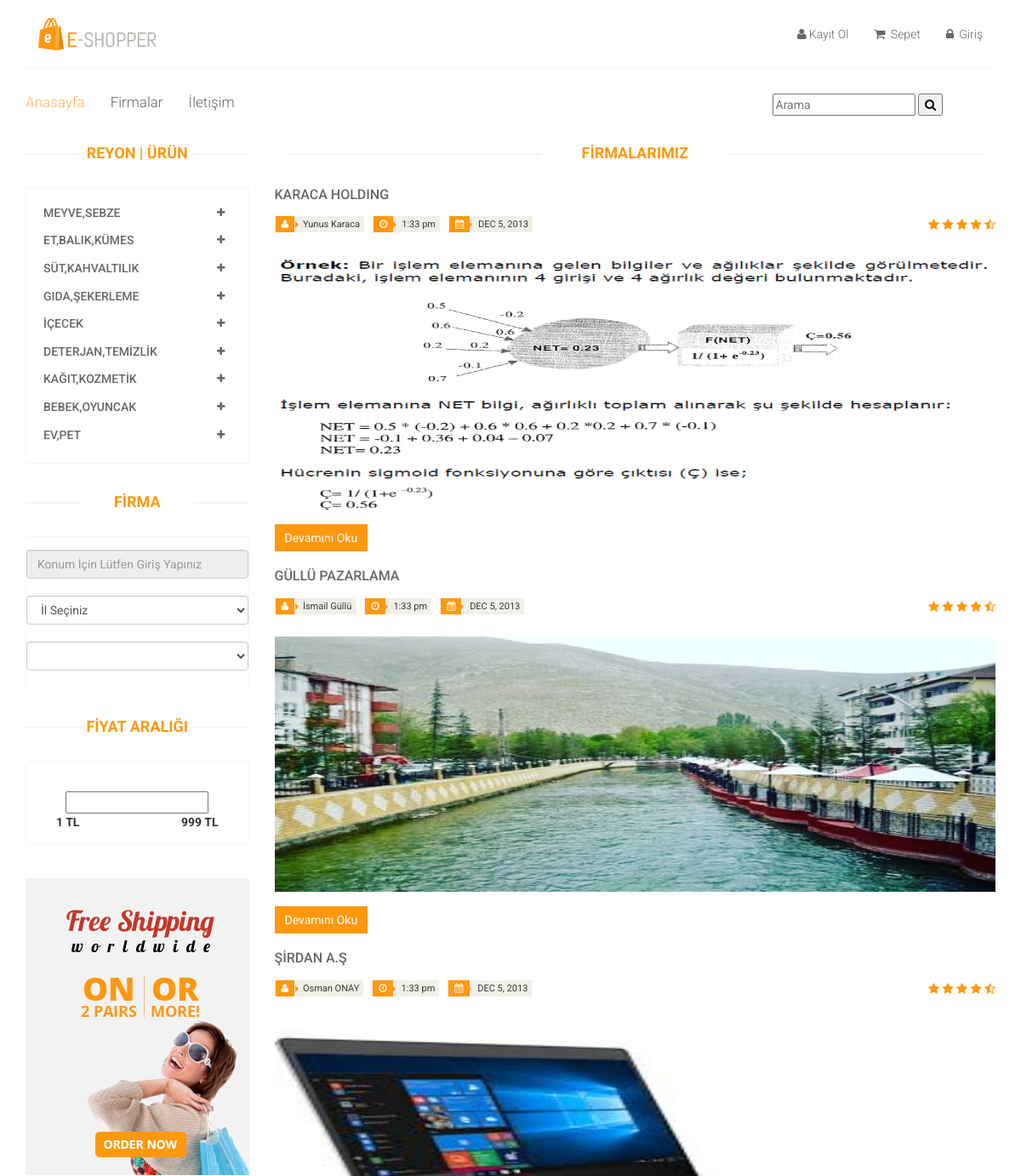
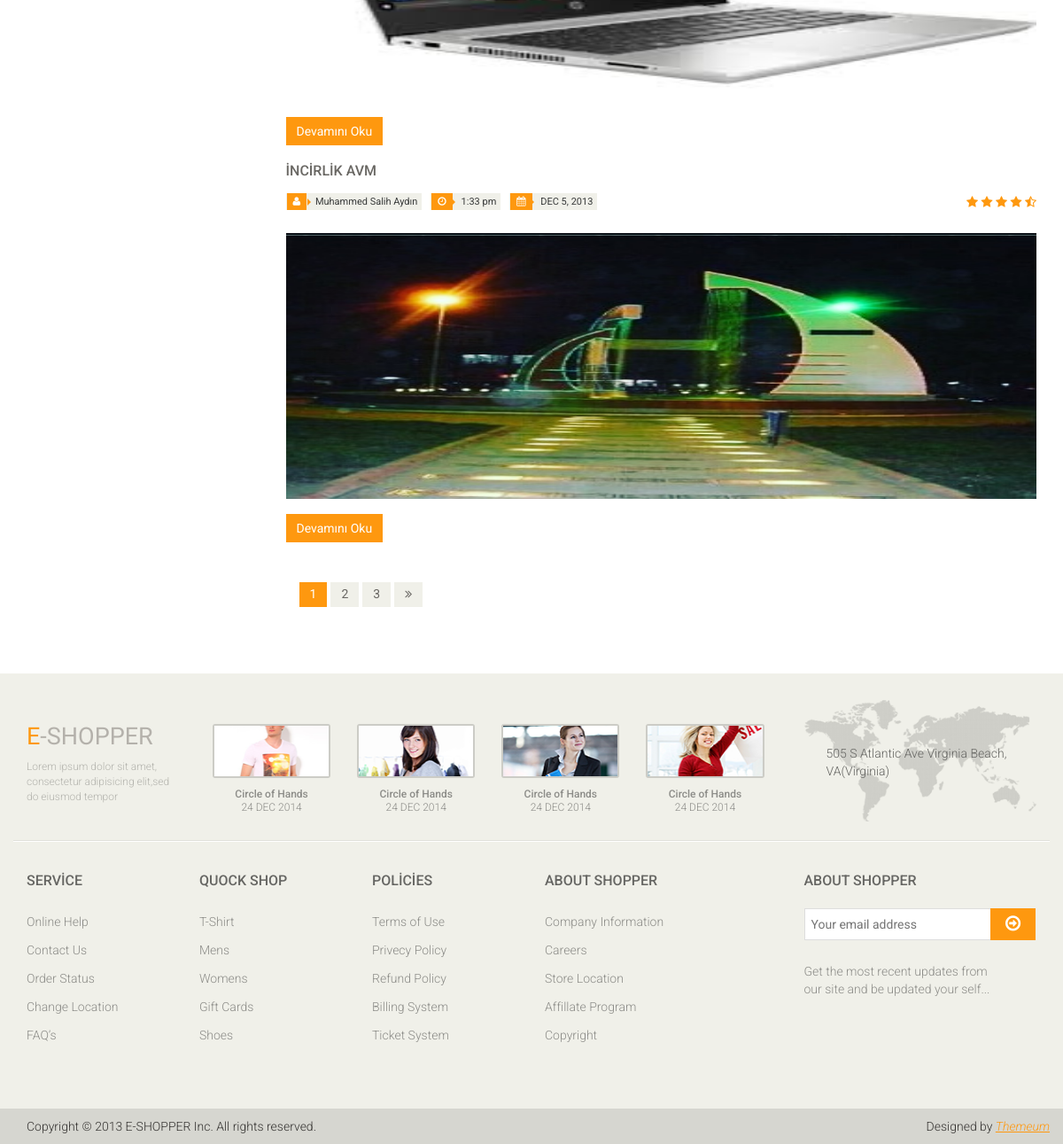
Screenshot of /blog.php with the database file from the repository (2 pictures, top to bottom).
### tables this page shows
CREATE TABLE `kategori` (
  `kategori_id` int(11) NOT NULL,
  `kategori_isim` varchar(50) NOT NULL,
  `kategori_ust` varchar(5) NOT NULL
);

CREATE TABLE `firma` (
  `firma_id` int(11) NOT NULL,
  `firma_isim` varchar(50) NOT NULL,
  `firma_yetkili` varchar(50) NOT NULL,
  `firma_hakkinda` varchar(1000) NOT NULL,
  `firma_iletisim` varchar(250) NOT NULL,
  `firma_resim` varchar(200) NOT NULL
);

### blog.php (the view, shortened to what this page needs)
<!DOCTYPE html>
<html lang="tr">
<head>
    <link href="css/bootstrap.min.css" rel="stylesheet">
    <link href="css/font-awesome.min.css" rel="stylesheet">
    <link href="css/prettyPhoto.css" rel="stylesheet">
    <link href="css/price-range.css" rel="stylesheet">
    <link href="css/animate.css" rel="stylesheet">
	<link href="css/main.css" rel="stylesheet">
	<link href="css/responsive.css" rel="stylesheet">
</head>
<body>
	<?php require_once("header.php"); ?>
	<section>
		<div class="container">
			<div class="row">
				<?php require_once("sidebar.php"); ?>
				<div class="col-sm-9">
					<div class="blog-post-area">
						<h2 class="title text-center">FİRMALARIMIZ</h2>
						<?php
                            $veri= $db->query("SELECT * FROM firma", PDO::FETCH_ASSOC);
                                foreach($veri as $row){
                                    $a=$row['firma_id'];
                        ?>
						<div class="single-blog-post">
							<h3><?php echo $row['firma_isim']; ?></h3>
							<div class="post-meta">
								<ul>
									<li><i class="fa fa-user"></i> <?php echo $row['firma_yetkili'] ?></li>
									<li><i class="fa fa-clock-o"></i> 1:33 pm</li>
									<li><i class="fa fa-calendar"></i> DEC 5, 2013</li>
								</ul>
								<span>
										<i class="fa fa-star"></i>
										<i class="fa fa-star"></i>
										<i class="fa fa-star"></i>
										<i class="fa fa-star"></i>
										<i class="fa fa-star-half-o"></i>
								</span>
							</div>
							<img src="admin_firma/<?php echo $row['firma_resim'];?>" style="width:100%; height: 300px;">
							<?php echo "<a href='blog-single.php?id=".$a."' class='btn btn-primary'>";?>Devamını Oku</a>
						</div>
						<?php
                        }
                        ?>
						<div class="pagination-area">
							<ul class="pagination">
								<li><a href="" class="active">1</a></li>
								<li><a href="">2</a></li>
								<li><a href="">3</a></li>
								<li><a href=""><i class="fa fa-angle-double-right"></i></a></li>
							</ul>
						</div>
					</div>
				</div>
			</div>
		</div>
	</section>
	<?php require_once("footer.php"); ?>
</body>
</html>

### header.php (shortened to what this page needs)
<header id="header">
		<div class="header-middle">
			<div class="container">
				<div class="row">
					<div class="col-sm-3">
						<div class="logo pull-left">
							<a href="index.php"><img src="images/home/logo.png" alt="" /></a>
						</div>
					</div>
					<div class="col-sm-9">
						<div class="shop-menu pull-right">
							<ul class="nav navbar-nav">
								<li><a href="#" data-toggle="modal" data-target="#exampleModal1">
									<i class="fa fa-user"></i>Kayıt Ol</a></li>
								<li><a href="#" data-toggle="modal" data-target="#exampleModal"><i class="fa fa-shopping-cart"></i> Sepet</a></li>
								<li><a href="#" data-toggle="modal" data-target="#exampleModal"><i class="fa fa-lock"></i> Giriş</a></li>
							</ul>
						</div>
					</div>
				</div>
			</div>
		</div>
		<div class="header-bottom">
			<div class="container">
				<div class="row">
					<div class="col-sm-9">
						<div class="mainmenu pull-left">
							<ul class="nav navbar-nav collapse navbar-collapse">
								<li><a href="index.php" class="active">Anasayfa</a></li>
								<li><a href="blog.php">Firmalar</a></li>
								<li><a href="contact-us.php">İletişim</a></li>
							</ul>
						</div>
					</div>
					<div class="col-sm-3">
						<form action="arama.php" method="get">
							<input type="text" name="ara" placeholder="Arama"/>
							<button type="submit" name="btn_ara"><i class="fa fa-search"></i></button>
						</form>
					</div>
				</div>
			</div>
		</div>
	</header>

### sidebar.php (shortened to what this page needs)
<?php require_once("baglan.php"); ?>
<div class="col-sm-3">
	<div class="left-sidebar">
		<h2>reyon | ürün</h2>
			<div class="panel-group category-products" id="accordian">
				<?php
					$ustkategorilist= $db->query("select * from kategori where kategori_ust=0")->fetchAll(PDO::FETCH_ASSOC);
				?>
				<?php
					foreach ($ustkategorilist as $key => $value)
						{
				?>
					<div class="panel panel-default">
						<div class="panel-heading">
							<h4 class="panel-title">
								<a data-toggle="collapse" data-parent="#accordian" href="#<?php echo $value['kategori_id'];?>" >
									<span class="badge pull-right"><i class="fa fa-plus"></i></span>
										<?php echo $value['kategori_isim'];?>
								</a>
							</h4>
						</div>
						</div>
						<?php } ?>
			</div>
			<div class="brands_products">
				<h2>firma </h2>
				<div class="panel-group category-products" id="accordian">
					<input class="form-control" type="text" name="konumbilgi" maxlength="100" id="message-text4" disabled="disabled"  placeholder="Konum İçin Lütfen Giriş Yapınız" required/>
					<br>
				     	<select id="il2" name="uye_il" class="form-control">
							<option> İl Seçiniz</option>
				      	</select>
				      	<br>
				      	<select id="ilce2" name="uye_ilce" class="form-control">
			      		</select>
				</div>
		</div>
			<div class="price-range">
				<h2>Fiyat Aralığı</h2>
				<div class="well text-center">
					<input type="text" class="span2" value="" data-slider-min="0" data-slider-max="600" data-slider-step="5" data-slider-value="[250,450]" id="sl2" ><br />
					<b class="pull-left">1 TL</b> <b class="pull-right">999 TL</b>
				</div>
			</div>
			<div class="shipping text-center">
				<img src="images/home/shipping.jpg" alt="" />
			</div><br>
	</div>
</div>

### footer.php (shortened to what this page needs)
<footer id="footer">
		<div class="footer-top">
			<div class="container">
				<div class="row">
					<div class="col-sm-2">
						<div class="companyinfo">
							<h2><span>e</span>-shopper</h2>
							<p>Lorem ipsum dolor sit amet, consectetur adipisicing elit,sed do eiusmod tempor</p>
						</div>
					</div>
					<div class="col-sm-7">
						<div class="col-sm-3">
							<div class="video-gallery text-center">
								<a href="#">
									<div class="iframe-img">
										<img src="images/home/iframe1.png" alt="" />
									</div>
								</a>
								<p>Circle of Hands</p>
								<h2>24 DEC 2014</h2>
							</div>
						</div>
						<div class="col-sm-3">
							<div class="video-gallery text-center">
								<a href="#">
									<div class="iframe-img">
										<img src="images/home/iframe2.png" alt="" />
									</div>
								</a>
								<p>Circle of Hands</p>
								<h2>24 DEC 2014</h2>
							</div>
						</div>
						<div class="col-sm-3">
							<div class="video-gallery text-center">
								<a href="#">
									<div class="iframe-img">
										<img src="images/home/iframe3.png" alt="" />
									</div>
								</a>
								<p>Circle of Hands</p>
								<h2>24 DEC 2014</h2>
							</div>
						</div>
						<div class="col-sm-3">
							<div class="video-gallery text-center">
								<a href="#">
									<div class="iframe-img">
										<img src="images/home/iframe4.png" alt="" />
									</div>
								</a>
								<p>Circle of Hands</p>
								<h2>24 DEC 2014</h2>
							</div>
						</div>
					</div>
					<div class="col-sm-3">
						<div class="address">
							<img src="images/home/map.png" alt="" />
							<p>505 S Atlantic Ave Virginia Beach, VA(Virginia)</p>
						</div>
					</div>
				</div>
			</div>
		</div>
		<div class="footer-widget">
			<div class="container">
				<div class="row">
					<div class="col-sm-2">
						<div class="single-widget">
							<h2>Service</h2>
							<ul class="nav nav-pills nav-stacked">
								<li><a href="#">Online Help</a></li>
								<li><a href="#">Contact Us</a></li>
								<li><a href="#">Order Status</a></li>
								<li><a href="#">Change Location</a></li>
								<li><a href="#">FAQ’s</a></li>
							</ul>
						</div>
					</div>
					<div class="col-sm-2">
						<div class="single-widget">
							<h2>Quock Shop</h2>
							<ul class="nav nav-pills nav-stacked">
								<li><a href="#">T-Shirt</a></li>
								<li><a href="#">Mens</a></li>
								<li><a href="#">Womens</a></li>
								<li><a href="#">Gift Cards</a></li>
								<li><a href="#">Shoes</a></li>
							</ul>
						</div>
					</div>
					<div class="col-sm-2">
						<div class="single-widget">
							<h2>Policies</h2>
							<ul class="nav nav-pills nav-stacked">
								<li><a href="#">Terms of Use</a></li>
								<li><a href="#">Privecy Policy</a></li>
								<li><a href="#">Refund Policy</a></li>
								<li><a href="#">Billing System</a></li>
								<li><a href="#">Ticket System</a></li>
							</ul>
						</div>
					</div>
					<div class="col-sm-2">
						<div class="single-widget">
							<h2>About Shopper</h2>
							<ul class="nav nav-pills nav-stacked">
								<li><a href="#">Company Information</a></li>
								<li><a href="#">Careers</a></li>
								<li><a href="#">Store Location</a></li>
								<li><a href="#">Affillate Program</a></li>
								<li><a href="#">Copyright</a></li>
							</ul>
						</div>
					</div>
					<div class="col-sm-3 col-sm-offset-1">
						<div class="single-widget">
							<h2>About Shopper</h2>
							<form action="#" class="searchform">
								<input type="text" placeholder="Your email address" />
								<button type="submit" class="btn btn-default"><i class="fa fa-arrow-circle-o-right"></i></button>
								<p>Get the most recent updates from <br />our site and be updated your self...</p>
							</form>
						</div>
					</div>
				</div>
			</div>
		</div>
		<div class="footer-bottom">
			<div class="container">
				<div class="row">
					<p class="pull-left">Copyright © 2013 E-SHOPPER Inc. All rights reserved.</p>
					<p class="pull-right">Designed by <span><a target="_blank" href="http://www.themeum.com">Themeum</a></span></p>
				</div>
			</div>
		</div>
	</footer>

### rows the page displays
kategori: kategori_isim "MEYVE,SEBZE"
kategori: kategori_isim "ET,BALIK,KÜMES"
kategori: kategori_isim "SÜT,KAHVALTILIK"
kategori: kategori_isim "GIDA,ŞEKERLEME"
kategori: kategori_isim "İÇECEK"
kategori: kategori_isim "DETERJAN,TEMIZLIK"
kategori: kategori_isim "KAĞIT,KOZMETIK"
kategori: kategori_isim "BEBEK,OYUNCAK"
kategori: kategori_isim "EV,PET"
firma: firma_isim "KARACA HOLDING", firma_yetkili "Yunus Karaca", firma_resim (picture)
firma: firma_isim "GÜLLÜ PAZARLAMA", firma_yetkili "İsmail Güllü", firma_resim (picture)
firma: firma_isim "ŞIRDAN A.Ş", firma_yetkili "Osman ONAY", firma_resim (picture)
firma: firma_isim "İNCIRLIK AVM", firma_yetkili "Muhammed Salih Aydın", firma_resim (picture)
